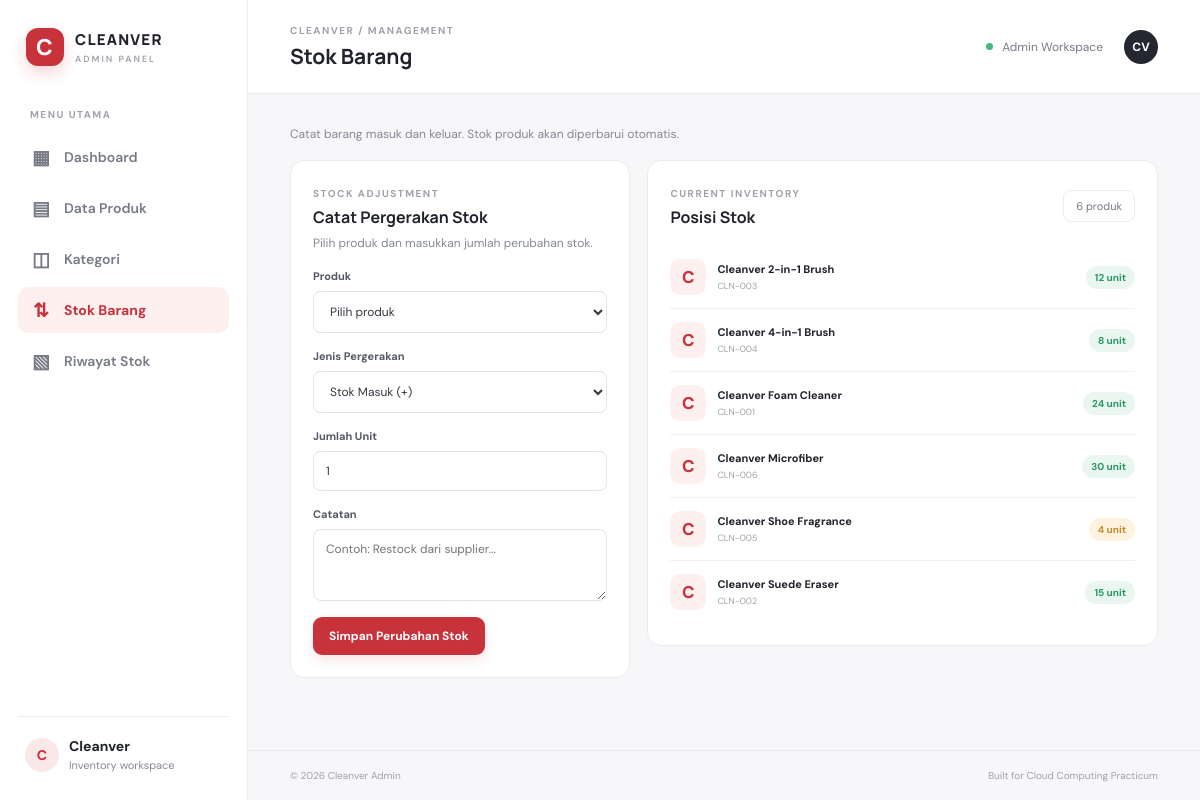
The page /stock.php on the database its author committed.
### tables this page shows
CREATE TABLE products (
 id INT UNSIGNED AUTO_INCREMENT PRIMARY KEY,
 category_id INT UNSIGNED NULL,
 name VARCHAR(150) NOT NULL,
 sku VARCHAR(60) NOT NULL UNIQUE,
 price DECIMAL(12,2) NOT NULL DEFAULT 0,
 stock INT NOT NULL DEFAULT 0,
 description TEXT NULL,
 created_at TIMESTAMP DEFAULT CURRENT_TIMESTAMP,
 updated_at TIMESTAMP DEFAULT CURRENT_TIMESTAMP ON UPDATE CURRENT_TIMESTAMP,
 CONSTRAINT fk_products_category FOREIGN KEY (category_id) REFERENCES categories(id) ON DELETE RESTRICT ON UPDATE CASCADE,
 INDEX idx_products_name(name)
);

### includes/functions.php (called while the page is built, shortened)
<?php
function e($value): string { return htmlspecialchars((string)$value, ENT_QUOTES, 'UTF-8'); }

### stock.php (the view, shortened to what this page needs)
<?php
require_once 'config/database.php';require_once 'includes/functions.php';verifyCsrf();$errors=[];
$products=$pdo->query("SELECT id,name,sku,stock FROM products ORDER BY name")->fetchAll();$pageTitle='Stok Barang';require 'includes/header.php';?>
<div class="page-tools"><p class="muted">Catat barang masuk dan keluar. Stok produk akan diperbarui otomatis.</p></div>
<div class="two-column stock-layout"><section class="form-panel"><div class="panel-head"><div><span class="eyebrow">STOCK ADJUSTMENT</span><h3>Catat Pergerakan Stok</h3><p class="muted">Pilih produk dan masukkan jumlah perubahan stok.</p></div></div>
<form method="post" class="stack-form"><label>Produk<select name="product_id" required><option value="">Pilih produk</option></select></label><label>Jenis Pergerakan<select name="type" required><option value="masuk">Stok Masuk (+)</option></select></label><label>Jumlah Unit<input type="number" name="quantity" min="1" required value="<?= e($_POST['quantity']??'1') ?>"></label><label>Catatan<textarea name="note" rows="3" placeholder="Contoh: Restock dari supplier..."></textarea></label><button class="btn btn-primary">Simpan Perubahan Stok</button></form></section>
<section class="panel"><div class="panel-head"><div><span class="eyebrow">CURRENT INVENTORY</span><h3>Posisi Stok</h3></div><span class="count-chip"><?= count($products) ?> produk</span></div><div class="category-list"><?php foreach($products as $p): ?><div class="category-row"><div class="product-initial"><?= e(strtoupper(substr($p['name'],0,1))) ?></div><div class="category-info"><strong><?= e($p['name']) ?></strong><small><?= e($p['sku']) ?></small></div><span class="stock-pill <?= $p['stock']<=5?'warning':'' ?>"><?= (int)$p['stock'] ?> unit</span></div><?php endforeach; ?><?php if(!$products): ?><div class="empty-state compact">Tambahkan produk terlebih dahulu.</div><?php endif; ?></div></section></div>
<?php require 'includes/footer.php'; ?>

### assets/css/style.css (style rules this page uses)
* { box-sizing:border-box }
:root { --red:#c8323b;--red-dark:#a9232d;--ink:#20232b;--muted:#858995;--line:#ececf0;--bg:#f7f7f9;--white:#fff }
body { margin:0;background:var(--bg);color:var(--ink);font-family:'DM Sans',sans-serif;font-size:14px }
.nav-label,.eyebrow { font-size:10px;letter-spacing:1.5px;color:#a0a2aa;font-weight:700 }
.btn { border:0;border-radius:9px;padding:11px 16px;display:inline-flex;align-items:center;justify-content:center;gap:10px;font:700 12px 'DM Sans';text-decoration:none;cursor:pointer;transition:.2s }
.btn-primary { background:var(--red);color:#fff;box-shadow:0 5px 12px #c8323b20 }
.date-chip,.count-chip { background:#fff;border:1px solid var(--line);padding:8px 12px;border-radius:8px;color:#777b86;font-size:11px }
.stat-card,.panel,.form-panel { background:#fff;border:1px solid var(--line);border-radius:14px }
.panel,.form-panel { padding:22px }
.panel-head { display:flex;justify-content:space-between;align-items:center;margin-bottom:18px }
.panel-head h3 { font:700 16px Manrope;margin:5px 0 0 }
.panel-head p { margin:7px 0 0;font-size:12px }
.muted { color:var(--muted) }
.stock-pill,.type-pill { display:inline-block;border-radius:20px;padding:5px 9px;background:#eaf7f0;color:#299765;font-size:10px;font-weight:700 }
.stock-pill.warning { background:#fff3df;color:#c28a24 }
.page-tools { display:flex;align-items:center;justify-content:space-between;margin-bottom:18px }
.page-tools p { margin:0;font-size:12px }
.search-bar input,.stack-form input,.stack-form select,.stack-form textarea,.form-grid input,.form-grid select,.form-grid textarea { width:100%;border:1px solid #e4e5e9;border-radius:8px;padding:11px 12px;background:#fff;font:12px 'DM Sans';color:#353741;outline:none }
label { display:grid;gap:8px;color:#555965;font-size:11px;font-weight:700 }
.form-panel { max-width:850px }
.two-column { display:grid;grid-template-columns:minmax(270px,.8fr) minmax(0,1.2fr);gap:17px;align-items:start }
.stack-form { display:grid;gap:16px }
.stack-form .btn { justify-self:start }
.category-list { display:grid }
.category-row { display:flex;align-items:center;gap:11px;padding:13px 0;border-bottom:1px solid #f0f0f2 }
.category-row:last-child { border:0 }
.category-symbol,.product-initial { width:36px;height:36px;border-radius:10px;background:#fff0f0;color:var(--red);display:grid;place-items:center;font-size:17px }
.product-initial { font-weight:800 }
.category-info { flex:1;min-width:0 }
.category-info strong,.category-info small { display:block }
.category-info strong { font-size:11px }
.category-info small { font-size:9px;color:#a0a2aa;margin-top:4px }
.stock-layout .form-panel { max-width:none }

### rows shown on the page
products: name "C", name "Cleanver 2-in-1 Brush", sku "CLN-003", stock "12"
products: name "C", name "Cleanver 4-in-1 Brush", sku "CLN-004", stock "8"
products: name "C", name "Cleanver Foam Cleaner", sku "CLN-001", stock "24"
products: name "C", name "Cleanver Microfiber", sku "CLN-006", stock "30"
products: name "C", name "Cleanver Shoe Fragrance", sku "CLN-005", stock "4"
products: name "C", name "Cleanver Suede Eraser", sku "CLN-002", stock "15"

### other values the page prints
$pageTitle "Stok Barang"
count($products) "6"
